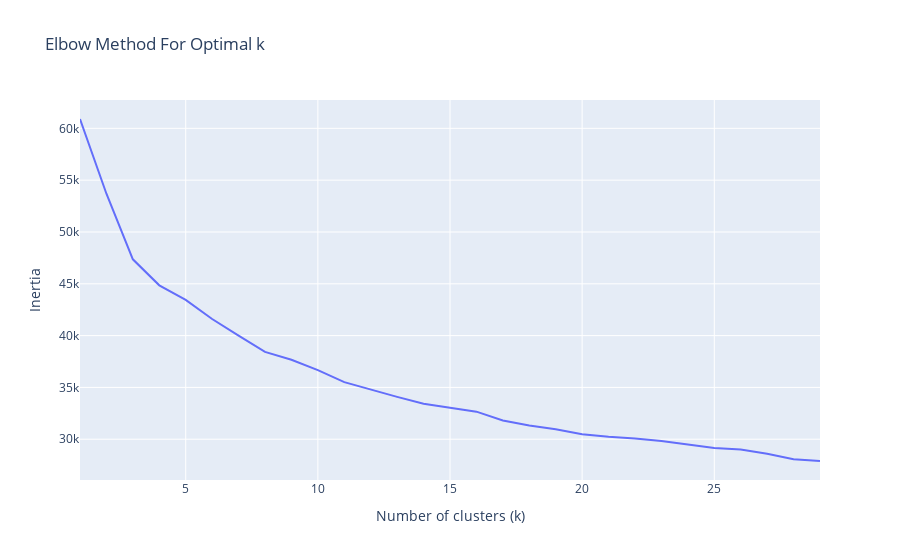

Notebook code for this chart:
### Markdown cell above
## Chapter 11: Finding the Optimal Clusters 🎯

How many tribes exist within our subscribers? Two powerful methods will guide us to the answer...

The Elbow Method and Silhouette Analysis will reveal the natural groupings hidden in our data!

### K-means clustering - The Quest for Optimal K

### Code cell
### k-means clustering

inertia = []
K = range(1, 30)
for k in K:
    kmeans = KMeans(n_clusters=k, random_state=42)
    kmeans.fit(subscribed_customers_features_processed)
    inertia.append(kmeans.inertia_)
# plot the elbow method
# plt.figure(figsize=(8, 5))
# plt.plot(K, inertia, 'bx-')
# plt.xlabel('Number of clusters (k)')
# plt.ylabel('Inertia')
# plt.title('Elbow Method For Optimal k')
# plt.show()
# ## saving elbow method plot
# plt.savefig('../../reports/figures/elbow_method_kmeans.png')
# plot using plotly
fig = px.line(x=K, y=inertia, title='Elbow Method For Optimal k', labels={'x':'Number of clusters (k)', 'y':'Inertia'})
fig.show()
fig.write_image('../../reports/figures/elbow_method_kmeans.png')

#fig = plt.figure(figsize=(8, 5))
#plt.plot(K, inertia, 'bx-')
#plt.xlabel('Number of clusters (k)')
#plt.ylabel('Inertia')
#plt.title('Elbow Method For Optimal k')
#plt.savefig('../../reports/figures/elbow_method_kmeans.png')
#plt.show()

### Figure 1 — Plotly figure (JSON) as saved in the notebook; plotly's stock layout.template omitted (floating-point values rounded to 4 significant figures)
{"data": [{"hovertemplate": "Number of clusters (k)=%{x}<br>Inertia=%{y}<extra></extra>", "legendgroup": "", "line": {"color": "#636efa", "dash": "solid"}, "marker": {"symbol": "circle"}, "mode": "lines", "name": "", "orientation": "v", "showlegend": false, "type": "scatter", "x": [1, 2, 3, 4, 5, 6, 7, 8, 9, 10, 11, 12, 13, 14, 15, 16, 17, 18, 19, 20, 21, 22, 23, 24, 25, 26, 27, 28, 29], "xaxis": "x", "y": [60900.0, 53690.0, 47360.0, 44850.0, 43450.0, 41600.0, 39990.0, 38430.0, 37670.0, 36670.0, 35510.0, 34770.0, 34090.0, 33430.0, 33060.0, 32660.0, 31810.0, 31330.0, 30970.0, 30470.0, 30240.0, 30080.0, 29840.0, 29530.0, 29160.0, 29020.0, 28610.0, 28070.0, 27900.0], "yaxis": "y"}], "layout": {"legend": {"tracegroupgap": 0}, "title": {"text": "Elbow Method For Optimal k"}, "xaxis": {"anchor": "y", "domain": [0, 1], "title": {"text": "Number of clusters (k)"}}, "yaxis": {"anchor": "x", "domain": [0, 1], "title": {"text": "Inertia"}}}}
